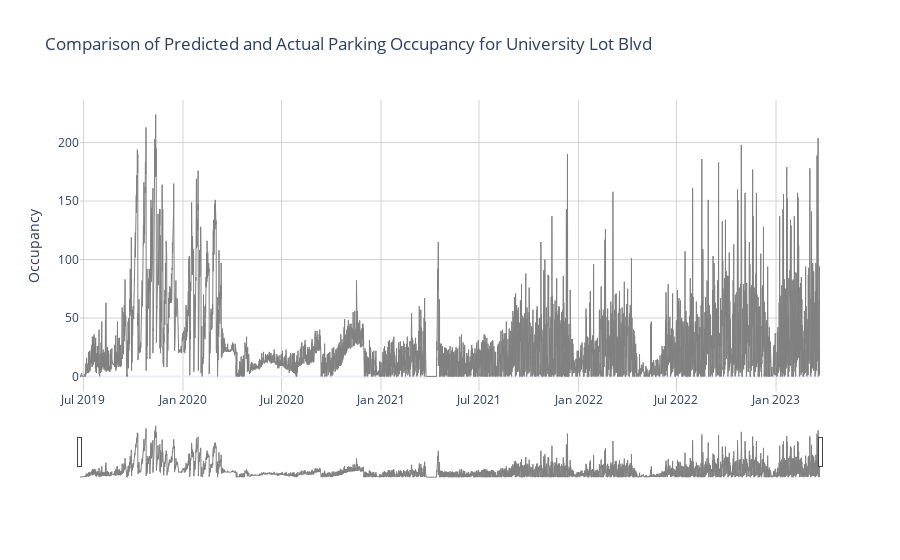

The cell this chart's notebook holds for it:
### Code cell
import plotly.graph_objects as go


# Create a new figure
fig = go.Figure()

# Add trace for the initial training data
fig.add_trace(go.Scatter(x=train.index, y=train['Occupancy'],
                         name='Initial Training Data',
                         line=dict(color='gray', width=1),
                         hovertemplate='<b>Date</b>: %{x|%m-%d-%Y}<br>' +
                                       '<b>Occupancy</b>: %{y}<br>' +
                                       '<b>Day of Week</b>: %{x| %A}<extra></extra>'))


# Update layout
fig.update_layout(
    title=f'Comparison of Predicted and Actual Parking Occupancy for {parking_lot_to_predict}',
    xaxis=dict(
        rangeslider=dict(visible=True),
        type='date'
    ),
    yaxis_title='Occupancy',
    template='plotly_white',
)

# Update axes appearance
fig.update_xaxes(showgrid=True, gridwidth=1, gridcolor='lightgrey')
fig.update_yaxes(showgrid=True, gridwidth=1, gridcolor='lightgrey')

# Show the plot
fig.show()

### Figure 1 — Plotly figure (JSON) as saved in the notebook; plotly's stock layout.template omitted (floating-point values rounded to 4 significant figures; data arrays with more than 128 entries replaced by an {"elided": "..."} marker saying what was removed)
{"data": [{"hovertemplate": "<b>Date</b>: %{x|%m-%d-%Y}<br><b>Occupancy</b>: %{y}<br><b>Day of Week</b>: %{x| %A}<extra></extra>", "line": {"color": "gray", "width": 1}, "name": "Initial Training Data", "type": "scatter", "x": {"elided": "32823 str values"}, "y": {"elided": "32823 int values"}}], "layout": {"title": {"text": "Comparison of Predicted and Actual Parking Occupancy for University Lot Blvd"}, "xaxis": {"gridcolor": "lightgrey", "gridwidth": 1, "rangeslider": {"visible": true}, "showgrid": true, "type": "date"}, "yaxis": {"gridcolor": "lightgrey", "gridwidth": 1, "showgrid": true, "title": {"text": "Occupancy"}}}}
